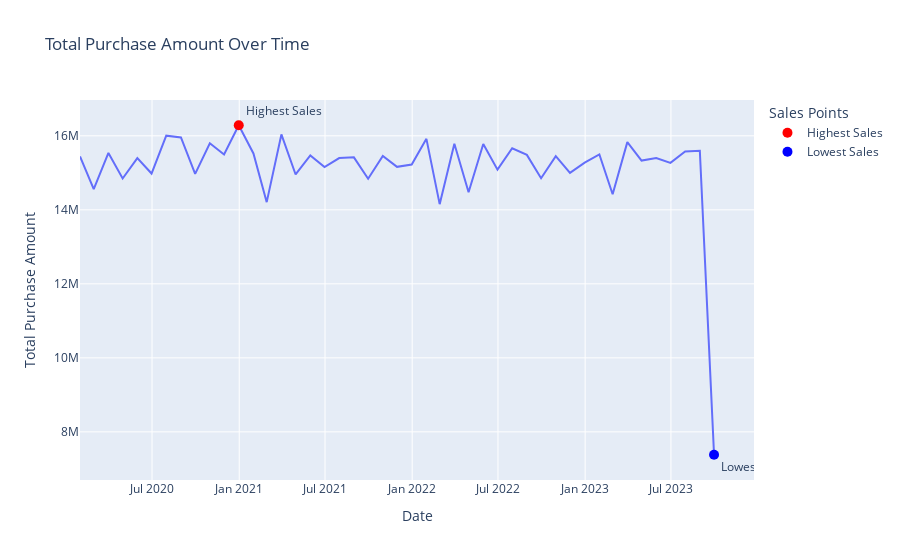

The cell this chart's notebook holds for it:
### Markdown cell above
## Total Purchase Amount Over Time

### Code cell
df = pd.DataFrame(data)

# Convert 'Purchase Date' to datetime
df['Purchase Date'] = pd.to_datetime(df['Purchase Date'], format='%m-%d-%Y')

# Set 'Purchase Date' as the index and resample monthly
monthly_totals = df.set_index('Purchase Date').resample('M')['Total Purchase Amount'].sum().reset_index()

# Find the months with the highest and lowest sales
max_sales = monthly_totals.loc[monthly_totals['Total Purchase Amount'].idxmax()]
min_sales = monthly_totals.loc[monthly_totals['Total Purchase Amount'].idxmin()]

# Plotly line plot
fig = px.line(monthly_totals, x='Purchase Date', y='Total Purchase Amount', title='Total Purchase Amount Over Time')

# Annotate the highest and lowest sales points
fig.add_scatter(x=[max_sales['Purchase Date']], y=[max_sales['Total Purchase Amount']], 
                mode='markers+text', text=['Highest Sales'], textposition='top right', 
                marker=dict(color='red', size=10), name='Highest Sales')

fig.add_scatter(x=[min_sales['Purchase Date']], y=[min_sales['Total Purchase Amount']], 
                mode='markers+text', text=['Lowest Sales'], textposition='bottom right', 
                marker=dict(color='blue', size=10), name='Lowest Sales')

# Update layout
fig.update_layout(
    xaxis_title='Date',
    yaxis_title='Total Purchase Amount',
    legend_title='Sales Points',
)

# Show plot
fig.show()

### Figure 1 — Plotly figure (JSON) as saved in the notebook; plotly's stock layout.template omitted (floating-point values rounded to 4 significant figures)
{"data": [{"hovertemplate": "Purchase Date=%{x}<br>Total Purchase Amount=%{y}<extra></extra>", "legendgroup": "", "line": {"color": "#636efa", "dash": "solid"}, "marker": {"symbol": "circle"}, "mode": "lines", "name": "", "orientation": "v", "showlegend": false, "type": "scatter", "x": ["2020-01-31T00:00:00", "2020-02-29T00:00:00", "2020-03-31T00:00:00", "2020-04-30T00:00:00", "2020-05-31T00:00:00", "2020-06-30T00:00:00", "2020-07-31T00:00:00", "2020-08-31T00:00:00", "2020-09-30T00:00:00", "2020-10-31T00:00:00", "2020-11-30T00:00:00", "2020-12-31T00:00:00", "2021-01-31T00:00:00", "2021-02-28T00:00:00", "2021-03-31T00:00:00", "2021-04-30T00:00:00", "2021-05-31T00:00:00", "2021-06-30T00:00:00", "2021-07-31T00:00:00", "2021-08-31T00:00:00", "2021-09-30T00:00:00", "2021-10-31T00:00:00", "2021-11-30T00:00:00", "2021-12-31T00:00:00", "2022-01-31T00:00:00", "2022-02-28T00:00:00", "2022-03-31T00:00:00", "2022-04-30T00:00:00", "2022-05-31T00:00:00", "2022-06-30T00:00:00", "2022-07-31T00:00:00", "2022-08-31T00:00:00", "2022-09-30T00:00:00", "2022-10-31T00:00:00", "2022-11-30T00:00:00", "2022-12-31T00:00:00", "2023-01-31T00:00:00", "2023-02-28T00:00:00", "2023-03-31T00:00:00", "2023-04-30T00:00:00", "2023-05-31T00:00:00", "2023-06-30T00:00:00", "2023-07-31T00:00:00", "2023-08-31T00:00:00", "2023-09-30T00:00:00"], "xaxis": "x", "y": [15442459, 14561593, 15537311, 14847491, 15395782, 14980739, 16003821, 15954931, 14969811, 15799599, 15497095, 16285542, 15522423, 14207789, 16037760, 14955289, 15468549, 15153850, 15399655, 15417951, 14841329, 15455040, 15161094, 15222674, 15917637, 14153776, 15786644, 14477271, 15780614, 15084793, 15663572, 15484872, 14853703, 15450420, 14997555, 15274645, 15495450, 14419872, 15829113, 15331855, 15399935, 15268374, 15574576, 15596646, 7381783], "yaxis": "y"}, {"marker": {"color": "red", "size": 10}, "mode": "markers+text", "name": "Highest Sales", "text": ["Highest Sales"], "textposition": "top right", "type": "scatter", "x": ["2020-12-31T00:00:00"], "y": [16285542]}, {"marker": {"color": "blue", "size": 10}, "mode": "markers+text", "name": "Lowest Sales", "text": ["Lowest Sales"], "textposition": "bottom right", "type": "scatter", "x": ["2023-09-30T00:00:00"], "y": [7381783]}], "layout": {"legend": {"title": {"text": "Sales Points"}, "tracegroupgap": 0}, "title": {"text": "Total Purchase Amount Over Time"}, "xaxis": {"anchor": "y", "domain": [0, 1], "title": {"text": "Date"}}, "yaxis": {"anchor": "x", "domain": [0, 1], "title": {"text": "Total Purchase Amount"}}}}
